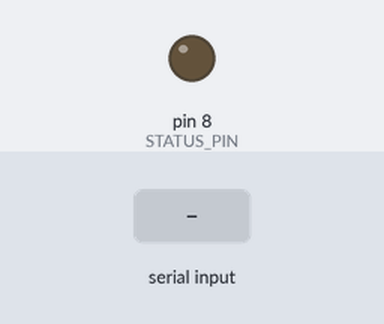
Simulated run of this sketch. Board: Arduino Mega 2560, built with avr-gcc and run on an emulated ATmega2560. On the bench: output pins drawn as LEDs (lit = HIGH). The inputs (shaded band) are chosen by the test bench. Pins used as bus, display or sensor lines are not drawn; what the sketch prints to the serial monitor is not drawn.

Above: at 2.2 s.
2.3 s: "1" received over the second serial link
At 3.1 s:
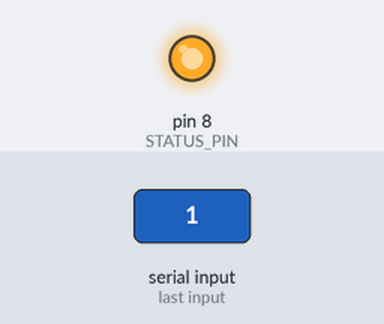
Timing chart, 0 to 5.3 s (numbered marks = the images above; inputs shaded):
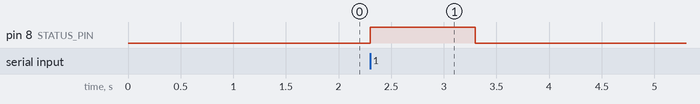

The sketch:

SerialTranslator.ino
```cpp
#define POWER_PIN 9
#define STATUS_PIN 8

String receivedMessage;
String sentMessage;

/*  Poruka koju uređaj prima: [1]T0000000250001000000001600010Profiglass doo  04.06.24.  300  x  300;
Ako ovo dobijamo kada očitavamo šta uređaj šalje preko Herculesa onda je potrebno je obrisati prva 32 karaktera sa inputa (linija 29);
Ako ne dobijaš željeni ispis na izlazu (Profiglass doo  04.06.24.  300  x  300), potrebno je izmeniti linije 30 i/ili 31, tu formatiraš
input komandu, tako da ti ostaje samo potrebna informacija, koju dalje formatiramo u ZTC sintaksu.

OBJAŠNJENJE KOMANDI
receivedMessage.remove(0,32) - brisanje prva 32 karaktera iz primljenje poruke (u ovom slučaju brisanje ovog dela teksta [1]T0000000250001000000001600010) iz primljene komande;
                               ako je potrebno povećaj ili smanji broj 32 u zavisnosti da li treba da obrišeš više ili manje eksta na početku komande;
                               prvi broj 0 predstavlja indeks pozicije karaktera od kojeg krećemo da brišemo određenu količinu teksta, u našem slučaju to je 32, tako da 32
                               karaktera će biti obrisana sa početka teksta (računari broje od 0, tako da indeks prvog karaktera je 0, a ne 1)
receivedMessage.remove(receivedMessage.length()-1,1) - brisanje zadnjeg karaktera iz poruke; pošto je komanda koju primamo promenjive dužine, nekad ne znamo kolika je tačna dužina
                                                       teksta,  pa koristimo receivedMessage.length() da bi saznali lokaciju zadnjeg karaktera i obrisali. Često uređaji dobijaju
                                                       zvezdicu (*) na kraju komande, pa sa ovom komandom brišem tu zvezdicu sa ispisa, ako nemate potrebu za ovim onda samo
                                                       dodajte // na početku ove komande da bi je isključili (npr. //receivedMessage.remove(receivedMessage.length()-1,1))
*/


void setup() {
  Serial.begin(9600);             // Debug Serial
  Serial1.begin(9600);            // Inicijalizacija Serial1 porta za INPUT podataka (Pin 19 i 18)
  Serial2.begin(9600);            // Inicijalizacija Serial2 porta za OUTPUT podataka (Pin 17 i 16)
  pinMode(POWER_PIN, OUTPUT);
  pinMode(STATUS_PIN, OUTPUT);
  delay(1000);                    // Sačekaj sekundu da bi bili sigurni da je Serijska komunikacija uspešno inicijalizovana
  digitalWrite(POWER_PIN, HIGH);  // Uključi crveni LED da se vidi da je kutija pod naponom
}

void loop() {
  if (Serial1.available()) {
    digitalWrite(STATUS_PIN, HIGH);                         // Status LED uključen
    receivedMessage = Serial1.readString();                 // Prijem informacija
    Serial.println("PRIMLJENO: " + receivedMessage);        // Debug
    receivedMessage.trim();                                 // Brisanje nepotrebnog whitespacea i kontrolnih kodova
    receivedMessage.remove(0,32);                           // Brisanje prva 32 karaktera iz primljene komande; obrisati ili postaviti // na početku linije ako vam ne treba
    receivedMessage.remove(receivedMessage.length()-1,1);   // Brisanje zadnjeg karaktera, kojeg printeri najčešće prepoznaju kao * simbol; obrisati ili postaviti // ako vam ne treba
    sentMessage = "JDA|TXT=" + receivedMessage;             // Ubacivanje ZTC koda na tekst
    Serial2.println(sentMessage);                           // Slanje ispisa na štampač
    Serial.println("POSLANO: " + sentMessage);              // Debug
    digitalWrite(STATUS_PIN, LOW);                          // Satus LED isključen
    }
}
```

Measured:
- after the input at 2.3 s, pin 8 (STATUS_PIN): LOW → HIGH at once, → LOW 1.0 s later
